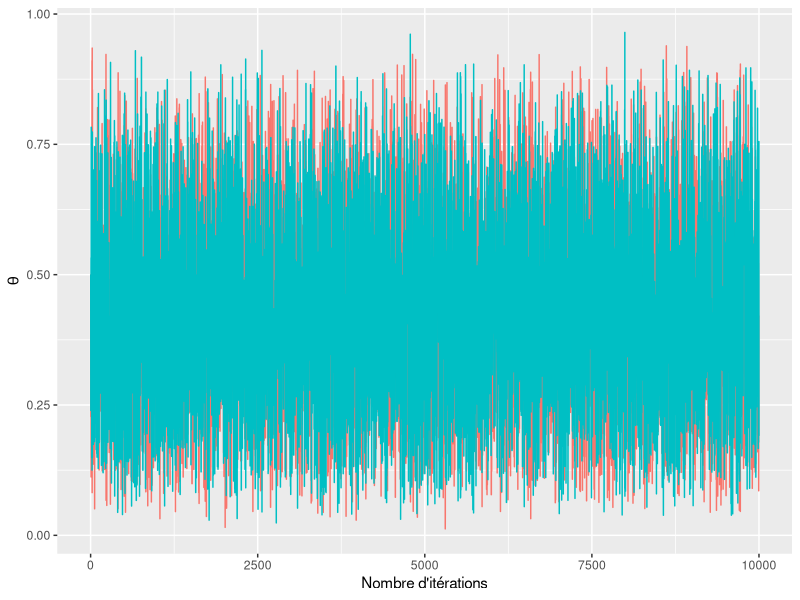
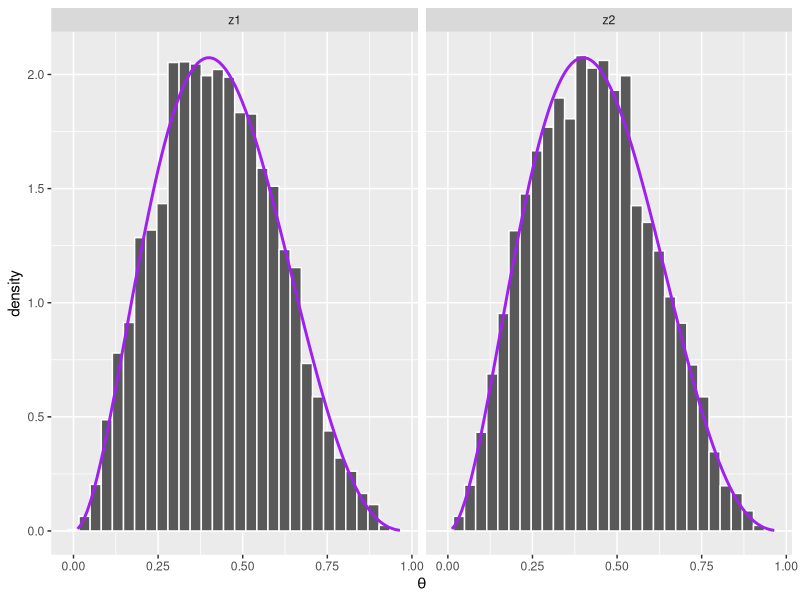

Write the R code that produced these figures, in order.
library(tidyverse)

# current = 0.5
# rbeta(1, current * (2 - 2) + 1, (1 - current) * (2 - 2) + 1)

metropolis_hastings <- function (niter = 1e2, startval = 0.5) {
    
    x <- rep(0, niter) # initialises the chain vector
    x[1] <- startval # defines the starting value
    
    for (i in 2:niter) {
        
        current <- x[i - 1] # current value of the parameter
        current_plaus <- dbeta(current, 2, 3) * dbinom(1, 2, current)
        proposal <- runif(n = 1, min = 0, max = 1) # proposed value of the parameter
        proposal_plaus <- dbeta(proposal, 2, 3) * dbinom(1, 2, proposal)
        alpha <- min(1, proposal_plaus / current_plaus) # moving probability ratio
        x[i] <- sample(c(current, proposal), size = 1, prob = c(1 - alpha, alpha) )
        
    }
    
    return (x)
    
}

z1 <- metropolis_hastings(niter = 1e4, startval = 0.5)
z2 <- metropolis_hastings(niter = 1e4, startval = 0.5)

data.frame(z1 = z1, z2 = z2) %>%
    mutate(sample = 1:nrow(.) ) %>%
    pivot_longer(cols = z1:z2) %>%
    ggplot(aes(x = sample, y = value, colour = name) ) +
    geom_line(show.legend = FALSE) +
    labs(x = "Nombre d'itérations", y = expression(theta) )

data.frame(z1 = z1, z2 = z2) %>%
    pivot_longer(cols = z1:z2) %>%
    rownames_to_column() %>%
    mutate(rowname = as.numeric(rowname) ) %>%
    ggplot(aes(x = value) ) +
    geom_histogram(aes(y = ..density..), color = "white") +
    stat_function(fun = dbeta, args = list(3, 4), color = "purple", size = 1) +
    facet_wrap(~name) +
    labs(x = expression(theta) )
